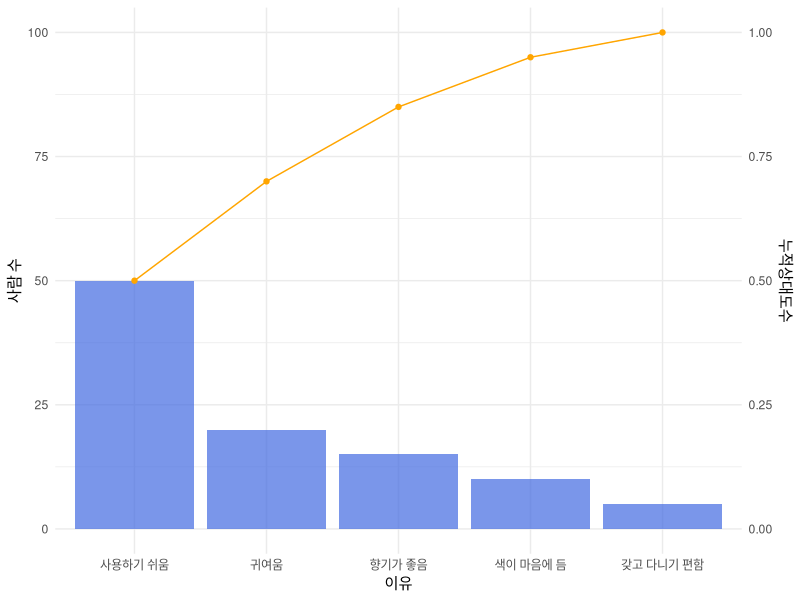
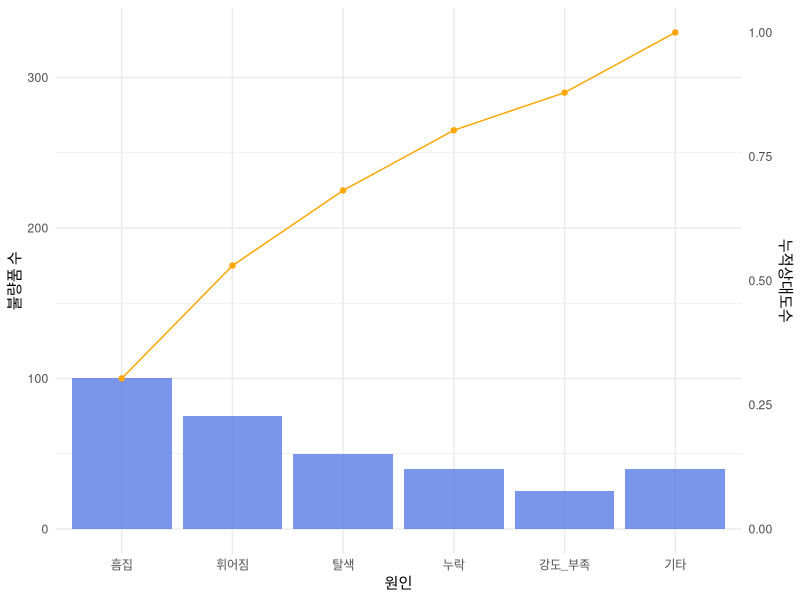
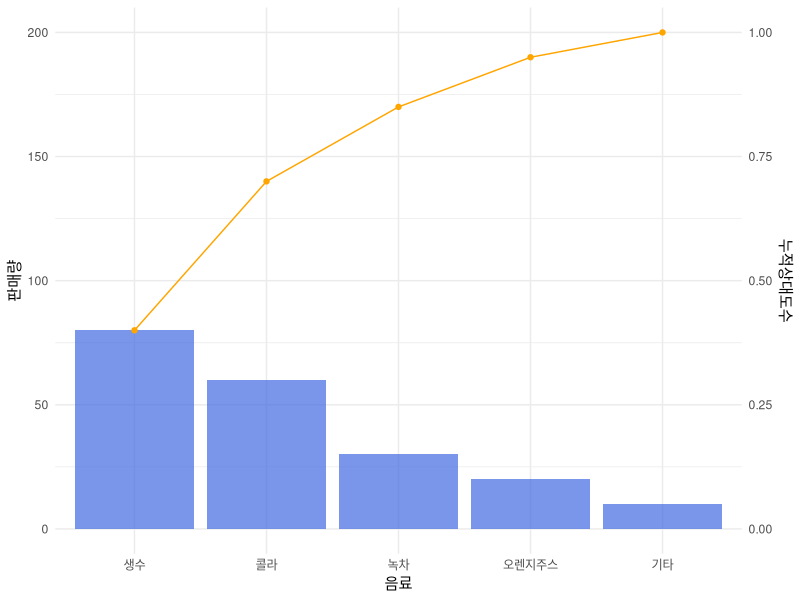

These charts were generated, in order, by the following R code:
## ---- chunk 1
library(dplyr)
library(knitr)
library(ggplot2)
## ---- chunk 2
data <- data.frame(이유 = c("색이 마음에 듬", "사용하기 쉬움", "향기가 좋음", "갖고 다니기 편함", "귀여움"),
           사람_수 = c(10,50,15,5,20))

data %>% kable()
## ---- chunk 3
data <- data %>% arrange(-사람_수)

data <- data %>% mutate(상대도수 = 사람_수/sum(사람_수),
                누적상대도수 = cumsum(상대도수))

data %>% kable()
## ---- chunk 4
p <- ggplot(data, aes(x = reorder(이유, -사람_수), y = 사람_수)) +
  geom_bar(stat = "identity", fill = "royalblue", alpha = 0.7) +
  geom_line(aes(y = 누적상대도수 * sum(사람_수)), group = 1, color = "orange") +
  geom_point(aes(y = 누적상대도수 * sum(사람_수)), color = "orange") +
  scale_y_continuous(sec.axis = sec_axis(~ . / sum(data$사람_수), name = "누적상대도수")) +
  labs(x = "이유", y = "사람 수") +
  theme_minimal()

p
## ---- chunk 5
data <- data.frame(원인 = c('흠집', '휘어짐', '탈색', '누락', '강도_부족', '기타'),
                   불량품_수 = c(100, 75, 50, 40, 25,40))
data$원인 <- factor(data$원인, levels = data$원인)

data <- data %>% mutate(상대도수 = 불량품_수/sum(불량품_수),
                누적상대도수 = cumsum(상대도수))

data %>% ggplot(aes(x=원인, y=불량품_수))+
  geom_bar(stat = "identity", fill = "royalblue", alpha =0.7)+
  geom_line(aes(y = 누적상대도수*sum(불량품_수)), group = 1, color = "orange")+
  geom_point(aes(y = 누적상대도수*sum(불량품_수)), color = "orange")+
  scale_y_continuous(sec.axis = sec_axis(~ . / sum(data$불량품_수), name = "누적상대도수")) +
  labs(x = "원인", y = "불량품 수") +
  theme_minimal()

## ---- chunk 6
data <- data.frame(음료 = c('생수', '콜라', '녹차', '오렌지주스', '기타'),
                   판매량 = c(80, 60, 30, 20, 10))
data <- data %>% arrange(-판매량)
data <- data %>% mutate(상대도수 = 판매량/sum(판매량),
                누적상대도수 = cumsum(상대도수))

data %>% ggplot(aes(x=reorder(음료,-판매량), y=판매량))+
  geom_bar(stat = "identity", fill = "royalblue", alpha =0.7)+
  geom_line(aes(y = 누적상대도수*sum(판매량)), group = 1, color = "orange")+
  geom_point(aes(y = 누적상대도수*sum(판매량)), color = "orange")+
  scale_y_continuous(sec.axis = sec_axis(~ . / sum(data$판매량), name = "누적상대도수")) +
  labs(x = "음료", y = "판매량") +
  theme_minimal()

